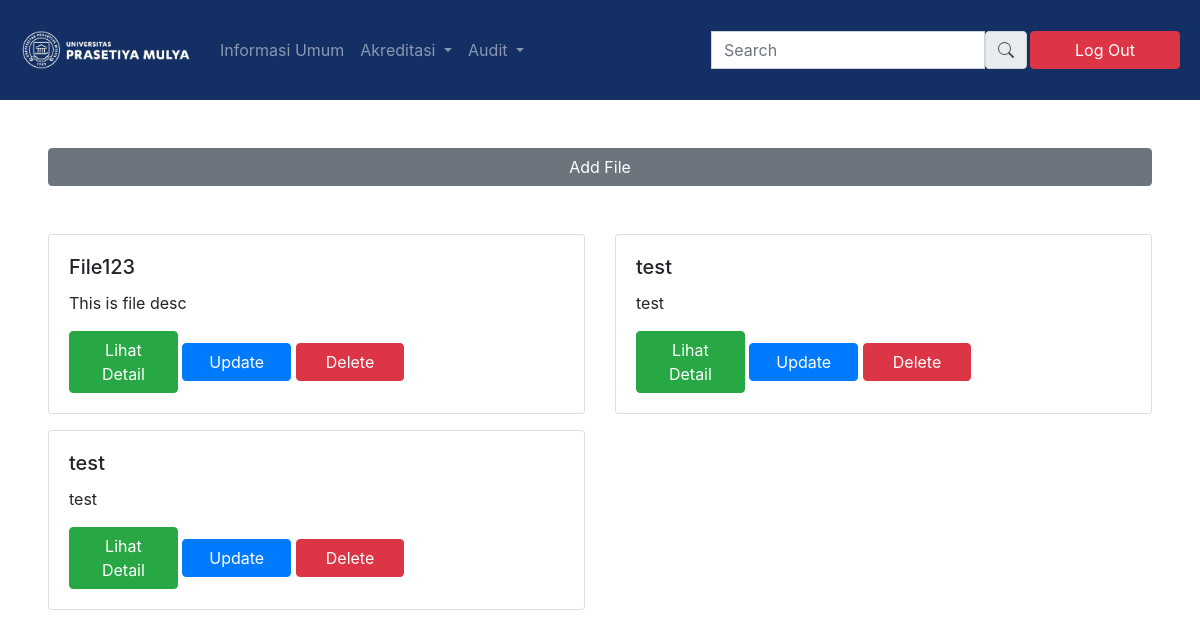
The page /detail1/4 on the database its author committed.
### home/models.py (models this page shows)
class baruFile(models.Model):
    created_on = models.DateTimeField(auto_now_add=True)
    nama_file = models.CharField(default='', max_length=256)
    desc_file = models.TextField()
    upload_file = models.FileField(max_length=50, null=True)
    nama_folder = models.ForeignKey(baruFolder, on_delete=models.CASCADE)
    def __str__(self):
        return '{}'.format(self.nama_file)

### home/views.py (the view, shortened to what this page needs)
# urls.py: path('detail1/<id>', homeViews.informasiUmumDetailView1, name='detail1'),
def informasiUmumDetailView1(request, id):
    is_search = request.method=='POST'
    context ={
                "informasi_umum": "active",
            }
    obj = get_object_or_404(models.baruFolder, id = id)
    x = str(obj)
    print(obj)
    if x == "Peraturan - Peraturan":
        folder = models.baruFolder.objects.get(nama_folder = 'Peraturan - Peraturan')
        print(folder, '####')
        files = models.baruFile.objects.filter(nama_folder = folder)
        if is_search:
            search = request.POST['search']
            files = models.baruFile.objects.filter(Q(nama_folder = folder) & Q(nama_file__contains = search) | Q(desc_file__contains = search))
            print(search)
        print(files, '#####')
        context = {
            'files': files,
        }
        return render(request, 'list.html', context)
    else:
        return render(request, 'list.html')

### home/models.py (called while the page is built)
    def __str__(self):
        return '{}'.format(self.nama_folder)

### template/list.html (shortened to what this page needs)
<!doctype html>
{% load static %}
<html lang="en">
  <head>
    <link rel="stylesheet" href="https://stackpath.bootstrapcdn.com/bootstrap/4.5.2/css/bootstrap.min.css">
    <link rel="stylesheet" href="{% static 'assets/list.css' %}">
  </head>
  <body>
    <section>
      <nav class="navbar navbar-expand-lg navbar-dark" style="background-color: #132F64; height: 100px;">
          <a class="navbar-brand" href="{% url 'homepage' %}">
              <img class="title-logo" src="{% static 'media/logo-prasmul.png' %}" alt="">
          </a>
          <div class="collapse navbar-collapse" id="navbarSupportedContent">
            <ul class="navbar-nav mr-auto">
              <li class="nav-item {{ informasi_umum }}">
                <a class="nav-link" href="{% url 'informasiUmum' %}">Informasi Umum <span class="sr-only">(current)</span></a>
              </li>
              <li class="nav-item dropdown {{ akreditasi }}">
                  <a class="nav-link dropdown-toggle" href="#" id="navbarDropdown" role="button" data-toggle="dropdown" aria-haspopup="true" aria-expanded="false">
                    Akreditasi
                  </a>
                </li>
                <li class="nav-item dropdown {{ audit }}">
                  <a class="nav-link dropdown-toggle" href="#" id="navbarDropdown" role="button" data-toggle="dropdown" aria-haspopup="true" aria-expanded="false">
                    Audit
                  </a>
                </li>
            </ul>
            <form method="POST" class="form-inline my-2 my-lg-0">
                <div class="input-group-prepend" style="height: 2.4rem; border-radius: 0px;">
                  <input type="text" name="search" class="form-control" style="border-radius: 0px;" placeholder="Search" aria-label="search" aria-describedby="basic-addon1">
                  <button type="submit" class="input-group-text" id="basic-addon1"></button>
                </div>
                <a class="btn btn-danger mx-1" href="{% url 'logout' %}" style="width: 150px;" href="#" role="button">Log Out</a>
            </form>
          </div>
        </nav>
  </section>
    <section class="mx-5 my-5">
      <a class="btn btn-block btn-secondary my-5" href="{% url 'editform' %}" role="button">Add File</a>
      <div class="row">
        {% for item in files %}
          <div class="col-sm-6 mb-3">
            <div class="card">
              <div class="card-body">
                <h5 class="card-title">{{item.nama_file}}</h5>
                <p class="card-text">{{item.desc_file}}</p>
                <div class="tombol1">
                  <a class="btn btn-success" href="{% static item.upload_file.url %}" style="width: 6.8rem;" role="button">Lihat Detail</a>
                  <a class="btn btn-primary" href="{% url 'update' id=item.id %}" style="width: 6.8rem;" href="#" role="button">Update</a>
                  <a class="btn btn-danger" href="{% url 'delete' id=item.id %}" style="width: 6.8rem;" href="#" role="button">Delete</a>
                </div>
              </div>
            </div>
          </div>
      {% endfor %}
    </section>
  </body>
</html>

### static/assets/list.css (style rules this page uses)
.title-logo { height: 50px; width: 180px; }
.row { display: flex; }

### rows shown on the page
baruFile: nama_file "File123", desc_file "This is file desc"
baruFile: nama_file "test", desc_file "test"
baruFile: nama_file "test", desc_file "test"
